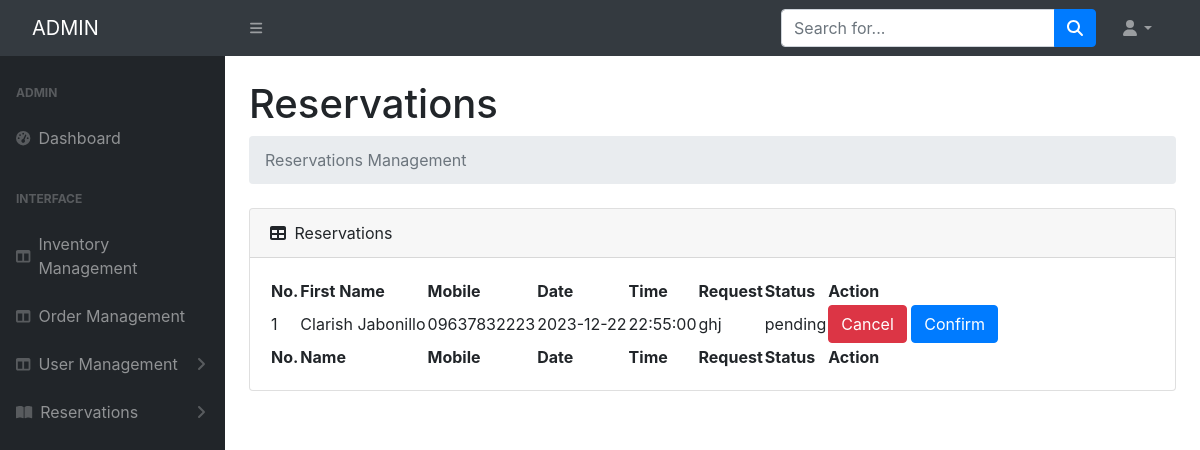
Screenshot of /bookings with the database file from the repository.
### tables this page shows
CREATE TABLE `table_book` (
  `booking_id` int NOT NULL,
  `user_id` int NOT NULL,
  `booktime` time NOT NULL,
  `bookdate` date NOT NULL,
  `message` text,
  `created_at` timestamp NULL DEFAULT CURRENT_TIMESTAMP,
  `updated_at` timestamp NULL DEFAULT CURRENT_TIMESTAMP ON UPDATE CURRENT_TIMESTAMP,
  `table_id` int DEFAULT NULL,
  `book_status` varchar(15) NOT NULL DEFAULT 'pending'
);

CREATE TABLE `users` (
  `user_id` int NOT NULL,
  `password` varchar(255) NOT NULL,
  `token` varchar(255) NOT NULL,
  `email` varchar(255) NOT NULL,
  `first_name` varchar(255) DEFAULT NULL,
  `last_name` varchar(255) DEFAULT NULL,
  `mobile` varchar(15) DEFAULT NULL,
  `user_type` enum('customer','staff','admin') NOT NULL,
  `status` varchar(15) NOT NULL DEFAULT 'inactive',
  `position` varchar(50) DEFAULT NULL
);

### app/views/admin/booking.php (the view, shortened to what the rows shown need)
<!DOCTYPE html>
<html lang="en">
<head>
    <link href="https://cdn.jsdelivr.net/npm/simple-datatables@7.1.2/dist/style.min.css" rel="stylesheet" />
    <link href="public/admin/css/styles.css" rel="stylesheet" />
</head>
<body class="sb-nav-fixed">
    <div id="layoutSidenav">
        <div id="layoutSidenav_content">
            <main>
                <div class="container-fluid px-4">
                    <h1 class="mt-4">Reservations</h1>
                    <div class="card mb-4">
                        <div class="card-body">
                            <table id="datatablesSimple">
                                <thead>
                                    <tr>
                                        <th>No.</th>
                                        <th>First Name</th>
                                        <th>Mobile</th>
                                        <th>Date</th>
                                        <th>Time</th>
                                        <th>Request</th>
                                        <th>Status</th>
                                        <th>Action</th>
                                    </tr>
                                </thead>
                                <tfoot>
                                    <tr>
                                    <th>No.</th>
                                        <th>Name</th>
                                        <th>Mobile</th>
                                        <th>Date</th>
                                        <th>Time</th>
                                        <th>Request</th>
                                        <th>Status</th>
                                        <th>Action</th>
                                    </tr>
                                </tfoot>
                                <tbody>
                                    <?php
                                    $counter = 1; ?>
                                    <?php foreach ($data as $staffs) : ?>
                                        <tr>
                                            <td><?= $counter++ ?></td>
                                            <td><?= $staffs['first_name'] ?> <?= $staffs['last_name'] ?></td>
                                            <td><?= $staffs['mobile'] ?></td>
                                            <td><?= $staffs['bookdate'] ?></td>
                                            <td><?= $staffs['booktime'] ?></td>
                                            <td><?= $staffs['message'] ?></td>
                                            <td><?= $staffs['booking_status'] ?></td>
                                            <td class="action-buttons">
                                                <a href="<?= site_url('book-cancel/' . $staffs['booking_id']) ?>" class="btn btn-danger">Cancel</a>
                                                <a href="<?= site_url('book-payed/' . $staffs['booking_id']) ?>" class="btn btn-primary">Confirm</a>
                                            </td>
                                        </tr>
                                    <?php endforeach; ?>
                                </tbody>
                            </table>
                        </div>
                    </div>
                </div>
        </div>
    </div>
    <link rel="stylesheet" href="https://stackpath.bootstrapcdn.com/bootstrap/4.3.1/css/bootstrap.min.css">
</body>
</html>

### rows the page displays
table_book: user.first_name "Clarish", user.last_name "Jabonillo", user.mobile "09637832223", bookdate "2023-12-22", booktime "22:55:00", message "ghj", book_status "pending"
